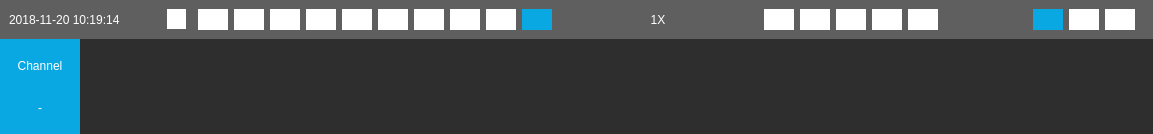
<?xml version="1.0" encoding="UTF-8"?>
<ui version="4.0">
 <class>PlaybackBar</class>
 <widget class="QWidget" name="PlaybackBar">
  <property name="geometry">
   <rect>
    <x>0</x>
    <y>0</y>
    <width>1150</width>
    <height>134</height>
   </rect>
  </property>
  <property name="windowTitle">
   <string>Form</string>
  </property>
  <property name="styleSheet">
   <string notr="true">#widget_background
{
	background-color: #2E2E2E;
}

QLabel
{
	color: #FFFFFF;
}

QToolButton
{
	border: 0px;
	padding: 0px;
	background-color: #FFFFFF;
}
QToolButton:hover
{
	background-color: #0AA8E3;
}
QToolButton:checked
{
	background-color: #0AA8E3;
}
QToolButton:pressed
{
	background-color: #2E2E2E;
}
QToolButton:disabled
{
	background-color: #969696;
}
</string>
  </property>
  <layout class="QVBoxLayout" name="verticalLayout_2">
   <property name="spacing">
    <number>0</number>
   </property>
   <property name="leftMargin">
    <number>0</number>
   </property>
   <property name="topMargin">
    <number>0</number>
   </property>
   <property name="rightMargin">
    <number>0</number>
   </property>
   <property name="bottomMargin">
    <number>0</number>
   </property>
   <item>
    <widget class="QWidget" name="widget_background" native="true">
     <layout class="QVBoxLayout" name="verticalLayout_3">
      <property name="spacing">
       <number>0</number>
      </property>
      <property name="leftMargin">
       <number>0</number>
      </property>
      <property name="topMargin">
       <number>0</number>
      </property>
      <property name="rightMargin">
       <number>0</number>
      </property>
      <property name="bottomMargin">
       <number>0</number>
      </property>
      <item>
       <widget class="QWidget" name="widget_buttonBar" native="true">
        <property name="styleSheet">
         <string notr="true">#widget_buttonBar
{
	background-color: #5F5F5F;
}</string>
        </property>
        <layout class="QHBoxLayout" name="horizontalLayout_2">
         <item>
          <widget class="QLabel" name="label_datetime">
           <property name="text">
            <string>2018-11-20 10:19:14</string>
           </property>
          </widget>
         </item>
         <item>
          <widget class="QWidget" name="widget" native="true">
           <property name="minimumSize">
            <size>
             <width>35</width>
             <height>0</height>
            </size>
           </property>
          </widget>
         </item>
         <item>
          <widget class="MyToolButton" name="toolButtonFilterEvent">
           <property name="minimumSize">
            <size>
             <width>0</width>
             <height>0</height>
            </size>
           </property>
           <property name="maximumSize">
            <size>
             <width>20</width>
             <height>20</height>
            </size>
           </property>
           <property name="styleSheet">
            <string notr="true">QToolButton
{
border-image: url(:/playback/playback/funnel.png);
}
</string>
           </property>
           <property name="text">
            <string/>
           </property>
           <property name="checkable">
            <bool>true</bool>
           </property>
          </widget>
         </item>
         <item>
          <widget class="QWidget" name="widget_2" native="true">
           <property name="sizePolicy">
            <sizepolicy hsizetype="Preferred" vsizetype="Preferred">
             <horstretch>2</horstretch>
             <verstretch>0</verstretch>
            </sizepolicy>
           </property>
          </widget>
         </item>
         <item>
          <widget class="MyToolButton" name="toolButton_speedDown">
           <property name="minimumSize">
            <size>
             <width>30</width>
             <height>21</height>
            </size>
           </property>
           <property name="maximumSize">
            <size>
             <width>30</width>
             <height>21</height>
            </size>
           </property>
           <property name="styleSheet">
            <string notr="true">QToolButton
{
border-image: url(:/playback/playback/pb_reverse_btn.png);
}</string>
           </property>
           <property name="text">
            <string/>
           </property>
          </widget>
         </item>
         <item>
          <widget class="MyToolButton" name="toolButton_stepReverse">
           <property name="minimumSize">
            <size>
             <width>30</width>
             <height>21</height>
            </size>
           </property>
           <property name="maximumSize">
            <size>
             <width>30</width>
             <height>21</height>
            </size>
           </property>
           <property name="styleSheet">
            <string notr="true">QToolButton
{
border-image: url(:/playback/playback/pb_reversestep_btn.png);
}
</string>
           </property>
           <property name="text">
            <string/>
           </property>
          </widget>
         </item>
         <item>
          <widget class="MyToolButton" name="toolButton_rewind">
           <property name="minimumSize">
            <size>
             <width>30</width>
             <height>21</height>
            </size>
           </property>
           <property name="maximumSize">
            <size>
             <width>30</width>
             <height>21</height>
            </size>
           </property>
           <property name="styleSheet">
            <string notr="true">QToolButton
{
border-image: url(:/playback/playback/pb_rewind.png);
}
QToolButton:checked
{
border-image: url(:/playback/playback/pb_pause.png);
}
</string>
           </property>
           <property name="text">
            <string/>
           </property>
           <property name="checkable">
            <bool>true</bool>
           </property>
          </widget>
         </item>
         <item>
          <widget class="MyToolButton" name="toolButton_stop">
           <property name="minimumSize">
            <size>
             <width>30</width>
             <height>21</height>
            </size>
           </property>
           <property name="maximumSize">
            <size>
             <width>30</width>
             <height>21</height>
            </size>
           </property>
           <property name="styleSheet">
            <string notr="true">QToolButton
{
border-image: url(:/playback/playback/pb_stop.png);
}</string>
           </property>
           <property name="text">
            <string/>
           </property>
          </widget>
         </item>
         <item>
          <widget class="MyToolButton" name="toolButton_play">
           <property name="minimumSize">
            <size>
             <width>30</width>
             <height>21</height>
            </size>
           </property>
           <property name="maximumSize">
            <size>
             <width>30</width>
             <height>21</height>
            </size>
           </property>
           <property name="styleSheet">
            <string notr="true">QToolButton
{
border-image: url(:/playback/playback/pb_play.png);
}
QToolButton:checked
{
border-image: url(:/playback/playback/pb_pause.png);
}
</string>
           </property>
           <property name="text">
            <string/>
           </property>
           <property name="checkable">
            <bool>true</bool>
           </property>
           <property name="checked">
            <bool>false</bool>
           </property>
          </widget>
         </item>
         <item>
          <widget class="MyToolButton" name="toolButton_stepForward">
           <property name="minimumSize">
            <size>
             <width>30</width>
             <height>21</height>
            </size>
           </property>
           <property name="maximumSize">
            <size>
             <width>30</width>
             <height>21</height>
            </size>
           </property>
           <property name="styleSheet">
            <string notr="true">QToolButton
{
border-image: url(:/playback/playback/pb_forwardstep.png);
}
</string>
           </property>
           <property name="text">
            <string/>
           </property>
          </widget>
         </item>
         <item>
          <widget class="MyToolButton" name="toolButton_speedUp">
           <property name="minimumSize">
            <size>
             <width>30</width>
             <height>21</height>
            </size>
           </property>
           <property name="maximumSize">
            <size>
             <width>30</width>
             <height>21</height>
            </size>
           </property>
           <property name="styleSheet">
            <string notr="true">QToolButton
{
border-image: url(:/playback/playback/pb_forward.png);
}
</string>
           </property>
           <property name="text">
            <string/>
           </property>
          </widget>
         </item>
         <item>
          <widget class="MyToolButton" name="toolButton_smartSpeed">
           <property name="minimumSize">
            <size>
             <width>30</width>
             <height>21</height>
            </size>
           </property>
           <property name="maximumSize">
            <size>
             <width>30</width>
             <height>21</height>
            </size>
           </property>
           <property name="styleSheet">
            <string notr="true">QToolButton
{
border-image: url(:/playback/playback/smart_speed.png);
}
</string>
           </property>
           <property name="text">
            <string/>
           </property>
           <property name="checkable">
            <bool>true</bool>
           </property>
          </widget>
         </item>
         <item>
          <widget class="MyToolButton" name="toolButton_bestDecoding">
           <property name="minimumSize">
            <size>
             <width>30</width>
             <height>21</height>
            </size>
           </property>
           <property name="maximumSize">
            <size>
             <width>30</width>
             <height>21</height>
            </size>
           </property>
           <property name="styleSheet">
            <string notr="true">QToolButton
{
border-image: url(:/playback/playback/best _decoding_performance.png);
}
</string>
           </property>
           <property name="text">
            <string/>
           </property>
           <property name="checkable">
            <bool>true</bool>
           </property>
          </widget>
         </item>
         <item>
          <widget class="MyToolButton" name="toolButtonPos">
           <property name="minimumSize">
            <size>
             <width>30</width>
             <height>21</height>
            </size>
           </property>
           <property name="maximumSize">
            <size>
             <width>30</width>
             <height>21</height>
            </size>
           </property>
           <property name="styleSheet">
            <string notr="true">QToolButton
{
border-image: url(:/playback/playback/pos.png);
}
</string>
           </property>
           <property name="text">
            <string/>
           </property>
           <property name="checkable">
            <bool>true</bool>
           </property>
           <property name="checked">
            <bool>true</bool>
           </property>
          </widget>
         </item>
         <item>
          <widget class="QLabel" name="label_speed">
           <property name="minimumSize">
            <size>
             <width>200</width>
             <height>0</height>
            </size>
           </property>
           <property name="text">
            <string>1X</string>
           </property>
           <property name="alignment">
            <set>Qt::AlignCenter</set>
           </property>
          </widget>
         </item>
         <item>
          <widget class="MyToolButton" name="toolButton_cut">
           <property name="minimumSize">
            <size>
             <width>30</width>
             <height>21</height>
            </size>
           </property>
           <property name="maximumSize">
            <size>
             <width>30</width>
             <height>21</height>
            </size>
           </property>
           <property name="styleSheet">
            <string notr="true">QToolButton
{
border-image: url(:/playback/playback/cut.png);
}
</string>
           </property>
           <property name="text">
            <string/>
           </property>
          </widget>
         </item>
         <item>
          <widget class="MyToolButton" name="toolButtonLockAll">
           <property name="minimumSize">
            <size>
             <width>30</width>
             <height>21</height>
            </size>
           </property>
           <property name="maximumSize">
            <size>
             <width>30</width>
             <height>21</height>
            </size>
           </property>
           <property name="styleSheet">
            <string notr="true">QToolButton
{
border-image: url(:/playback/playback/lock.png);
}
</string>
           </property>
           <property name="text">
            <string/>
           </property>
          </widget>
         </item>
         <item>
          <widget class="MyToolButton" name="toolButtonQuickTagAll">
           <property name="minimumSize">
            <size>
             <width>30</width>
             <height>21</height>
            </size>
           </property>
           <property name="maximumSize">
            <size>
             <width>30</width>
             <height>21</height>
            </size>
           </property>
           <property name="styleSheet">
            <string notr="true">QToolButton
{
border-image: url(:/playback/playback/quicktag.png);
}
</string>
           </property>
           <property name="text">
            <string/>
           </property>
          </widget>
         </item>
         <item>
          <widget class="MyToolButton" name="toolButtonCustomTagAll">
           <property name="minimumSize">
            <size>
             <width>30</width>
             <height>21</height>
            </size>
           </property>
           <property name="maximumSize">
            <size>
             <width>30</width>
             <height>21</height>
            </size>
           </property>
           <property name="styleSheet">
            <string notr="true">QToolButton
{
border-image: url(:/playback/playback/tag.png);
}
</string>
           </property>
           <property name="text">
            <string/>
           </property>
          </widget>
         </item>
         <item>
          <widget class="MyToolButton" name="toolButton_fileManagement">
           <property name="minimumSize">
            <size>
             <width>30</width>
             <height>21</height>
            </size>
           </property>
           <property name="maximumSize">
            <size>
             <width>30</width>
             <height>21</height>
            </size>
           </property>
           <property name="styleSheet">
            <string notr="true">QToolButton
{
border-image: url(:/playback/playback/filemanagement.png);
}
</string>
           </property>
           <property name="text">
            <string/>
           </property>
          </widget>
         </item>
         <item>
          <widget class="QWidget" name="widgetSplitContainer" native="true">
           <property name="minimumSize">
            <size>
             <width>200</width>
             <height>0</height>
            </size>
           </property>
           <layout class="QHBoxLayout" name="horizontalLayout_4">
            <property name="spacing">
             <number>0</number>
            </property>
            <property name="leftMargin">
             <number>0</number>
            </property>
            <property name="topMargin">
             <number>0</number>
            </property>
            <property name="rightMargin">
             <number>0</number>
            </property>
            <property name="bottomMargin">
             <number>0</number>
            </property>
            <item>
             <spacer name="horizontalSpacer">
              <property name="orientation">
               <enum>Qt::Horizontal</enum>
              </property>
              <property name="sizeHint" stdset="0">
               <size>
                <width>40</width>
                <height>20</height>
               </size>
              </property>
             </spacer>
            </item>
            <item>
             <widget class="QWidget" name="widget_split" native="true">
              <layout class="QHBoxLayout" name="horizontalLayout_3">
               <property name="topMargin">
                <number>0</number>
               </property>
               <property name="bottomMargin">
                <number>0</number>
               </property>
               <item>
                <widget class="MyToolButton" name="toolButton_split_4">
                 <property name="minimumSize">
                  <size>
                   <width>30</width>
                   <height>21</height>
                  </size>
                 </property>
                 <property name="maximumSize">
                  <size>
                   <width>30</width>
                   <height>21</height>
                  </size>
                 </property>
                 <property name="styleSheet">
                  <string notr="true">QToolButton
{
border-image: url(:/playback/playback/split_layout_4.png);
}
</string>
                 </property>
                 <property name="text">
                  <string/>
                 </property>
                 <property name="checkable">
                  <bool>true</bool>
                 </property>
                 <property name="checked">
                  <bool>true</bool>
                 </property>
                </widget>
               </item>
               <item>
                <widget class="MyToolButton" name="toolButton_split_9">
                 <property name="minimumSize">
                  <size>
                   <width>30</width>
                   <height>21</height>
                  </size>
                 </property>
                 <property name="maximumSize">
                  <size>
                   <width>30</width>
                   <height>21</height>
                  </size>
                 </property>
                 <property name="styleSheet">
                  <string notr="true">QToolButton
{
border-image: url(:/playback/playback/split_layout_9.png);
}
</string>
                 </property>
                 <property name="text">
                  <string/>
                 </property>
                 <property name="checkable">
                  <bool>true</bool>
                 </property>
                </widget>
               </item>
               <item>
                <widget class="MyToolButton" name="toolButton_split_16">
                 <property name="minimumSize">
                  <size>
                   <width>30</width>
                   <height>21</height>
                  </size>
                 </property>
                 <property name="maximumSize">
                  <size>
                   <width>30</width>
                   <height>21</height>
                  </size>
                 </property>
                 <property name="styleSheet">
                  <string notr="true">QToolButton
{
border-image: url(:/playback/playback/split_layout_16.png);
}
</string>
                 </property>
                 <property name="text">
                  <string/>
                 </property>
                 <property name="checkable">
                  <bool>true</bool>
                 </property>
                </widget>
               </item>
              </layout>
             </widget>
            </item>
           </layout>
          </widget>
         </item>
        </layout>
       </widget>
      </item>
      <item>
       <layout class="QHBoxLayout" name="horizontalLayout">
        <property name="spacing">
         <number>0</number>
        </property>
        <item>
         <widget class="QWidget" name="widget_channel" native="true">
          <property name="minimumSize">
           <size>
            <width>80</width>
            <height>0</height>
           </size>
          </property>
          <property name="styleSheet">
           <string notr="true">#widget_channel
{
	background-color: #0AA8E3;
}</string>
          </property>
          <layout class="QVBoxLayout" name="verticalLayout">
           <item>
            <widget class="QLabel" name="label_channel_2">
             <property name="text">
              <string>Channel</string>
             </property>
             <property name="alignment">
              <set>Qt::AlignCenter</set>
             </property>
            </widget>
           </item>
           <item>
            <widget class="QLabel" name="label_channel">
             <property name="text">
              <string>-</string>
             </property>
             <property name="alignment">
              <set>Qt::AlignCenter</set>
             </property>
            </widget>
           </item>
          </layout>
         </widget>
        </item>
        <item>
         <widget class="PlaybackTimeLine" name="timeLine" native="true">
          <property name="sizePolicy">
           <sizepolicy hsizetype="Expanding" vsizetype="Expanding">
            <horstretch>0</horstretch>
            <verstretch>0</verstretch>
           </sizepolicy>
          </property>
         </widget>
        </item>
       </layout>
      </item>
     </layout>
    </widget>
   </item>
  </layout>
 </widget>
 <customwidgets>
  <customwidget>
   <class>MyToolButton</class>
   <extends>QToolButton</extends>
   <header>mytoolbutton.h</header>
  </customwidget>
  <customwidget>
   <class>PlaybackTimeLine</class>
   <extends>QWidget</extends>
   <header>PlaybackTimeLine.h</header>
   <container>1</container>
  </customwidget>
 </customwidgets>
 <resources/>
 <connections/>
</ui>
